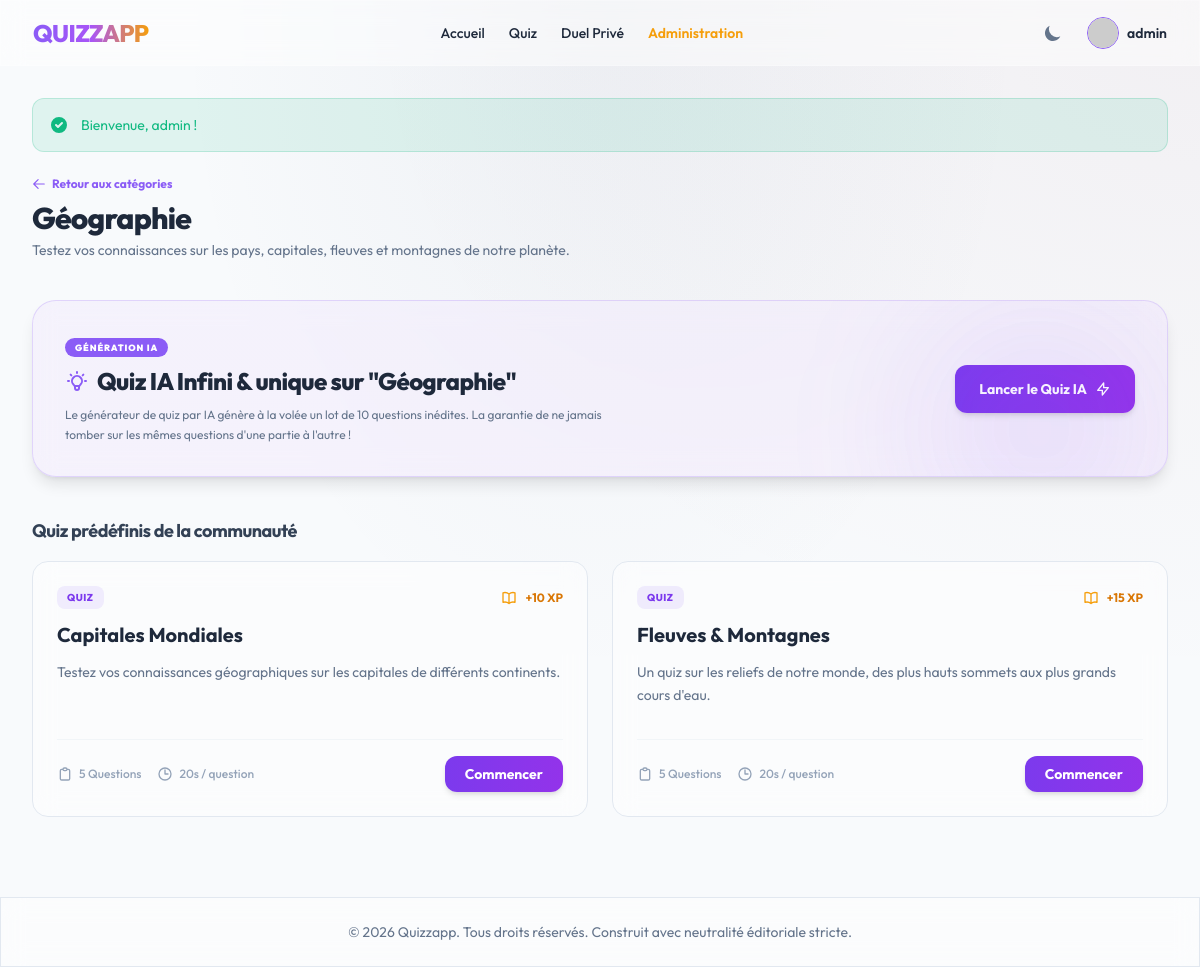
Page /category/geographie (signed in) on the committed database.
### tables this page shows
CREATE TABLE `categories` (
    `id` INT AUTO_INCREMENT PRIMARY KEY,
    `parent_id` INT DEFAULT NULL,
    `name` VARCHAR(100) NOT NULL UNIQUE,
    `slug` VARCHAR(100) NOT NULL UNIQUE,
    `description` TEXT DEFAULT NULL,
    `image_url` VARCHAR(255) DEFAULT NULL,
    `created_at` TIMESTAMP DEFAULT CURRENT_TIMESTAMP,
    INDEX `idx_categories_slug` (`slug`),
    CONSTRAINT `fk_categories_parent` FOREIGN KEY (`parent_id`) REFERENCES `categories` (`id`) ON DELETE CASCADE
);

CREATE TABLE `quizzes` (
    `id` INT AUTO_INCREMENT PRIMARY KEY,
    `category_id` INT NOT NULL,
    `title` VARCHAR(255) NOT NULL,
    `description` TEXT DEFAULT NULL,
    `time_limit` INT DEFAULT 30,  
    `xp_reward` INT DEFAULT 10,
    `play_count` INT DEFAULT 0,
    `created_at` TIMESTAMP DEFAULT CURRENT_TIMESTAMP,
    `updated_at` TIMESTAMP DEFAULT CURRENT_TIMESTAMP ON UPDATE CURRENT_TIMESTAMP,
    INDEX `idx_quizzes_category` (`category_id`),
    CONSTRAINT `fk_quizzes_category` FOREIGN KEY (`category_id`) REFERENCES `categories` (`id`) ON DELETE CASCADE
);

### app/Controllers/QuizController.php (called while the page is built, shortened)
<?php
class QuizController
{
    public function showCategory(array $params): void
    {
        $slug = $params['slug'];
        $category = Category::findBySlug($slug);
        $quizzes = Quiz::getByCategory((int)$category['id']);
        $subcategories = Category::getSubcategories((int)$category['id']);
        View::render('quiz/category_quizzes', [
            'category' => $category,
            'quizzes' => $quizzes,
            'subcategories' => $subcategories
        ]);
    }
}

### public/index.php (called while the page is built, shortened)
<?php
$container = new Container();
$router = new Router($container);
$router->get('/', [QuizController::class, 'index']);
$router->get('/category/{slug}', [QuizController::class, 'showCategory']);
$router->get('/quiz/{id}', [QuizController::class, 'play']);
$router->get('/quiz/dynamic/{id}', [QuizController::class, 'playDynamic']);
$router->post('/api/quiz/submit', [QuizController::class, 'submitScore'], [CSRFMiddleware::class]);
$router->post('/api/quiz/favorite', [QuizController::class, 'toggleFavorite'], [CSRFMiddleware::class]);
$router->get('/register', [AuthController::class, 'showRegister']);
$router->post('/register', [AuthController::class, 'register'], [CSRFMiddleware::class]);
$router->get('/verify-email', [AuthController::class, 'verifyEmail']);
$router->get('/login', [AuthController::class, 'showLogin']);
$router->post('/login', [AuthController::class, 'login'], [CSRFMiddleware::class]);
$router->get('/login/2fa', [AuthController::class, 'show2FA']);
$router->post('/login/2fa', [AuthController::class, 'verify2FA'], [CSRFMiddleware::class]);
$router->post('/logout', [AuthController::class, 'logout'], [AuthMiddleware::class, CSRFMiddleware::class]);
$router->get('/forgot-password', [AuthController::class, 'showForgotPassword']);
$router->post('/forgot-password', [AuthController::class, 'forgotPassword'], [CSRFMiddleware::class]);
$router->get('/reset-password', [AuthController::class, 'showResetPassword']);
$router->post('/reset-password', [AuthController::class, 'resetPassword'], [CSRFMiddleware::class]);
$router->get('/dashboard', [AuthController::class, 'dashboard'], [AuthMiddleware::class]);
$router->get('/settings', [AuthController::class, 'showSettings'], [AuthMiddleware::class]);
$router->post('/settings/profile', [AuthController::class, 'updateProfile'], [AuthMiddleware::class, CSRFMiddleware::class]);
$router->post('/settings/password', [AuthController::class, 'updatePassword'], [AuthMiddleware::class, CSRFMiddleware::class]);
$router->post('/settings/2fa/generate', [AuthController::class, 'generate2FA'], [AuthMiddleware::class, CSRFMiddleware::class]);
$router->post('/settings/2fa/enable', [AuthController::class, 'enable2FA'], [AuthMiddleware::class, CSRFMiddleware::class]);
$router->post('/settings/2fa/disable', [AuthController::class, 'disable2FA'], [AuthMiddleware::class, CSRFMiddleware::class]);
$router->post('/settings/profile/delete', [AuthController::class, 'deleteAccount'], [AuthMiddleware::class, CSRFMiddleware::class]);
$router->get('/duel', [DuelController::class, 'index'], [AuthMiddleware::class]);
$router->get('/duel/{code}', [DuelController::class, 'playRoom'], [AuthMiddleware::class]);
$router->get('/admin', [AdminController::class, 'dashboard'], [AdminMiddleware::class]);
$router->get('/admin/users', [AdminController::class, 'listUsers'], [AdminMiddleware::class]);
$router->post('/admin/users/role', [AdminController::class, 'updateUserRole'], [AdminMiddleware::class, CSRFMiddleware::class]);
$router->post('/admin/backup', [AdminController::class, 'backupDatabase'], [AdminMiddleware::class, CSRFMiddleware::class]);
$router->post('/admin/export', [AdminController::class, 'exportJSON'], [AdminMiddleware::class, CSRFMiddleware::class]);
$router->post('/admin/import', [AdminController::class, 'importJSON'], [AdminMiddleware::class, CSRFMiddleware::class]);
try {
    $router->dispatch();
} catch (Exception $e) {
    http_response_code(500);
    error_log("Internal Server Error: " . $e->getMessage() . "\n" . $e->getTraceAsString());
    echo "<h1>500 - Erreur Interne du Serveur</h1><p>Une erreur inattendue est survenue. Veuillez contacter l'administrateur.</p>";
}

### app/Core/Database.php (called while the page is built, shortened)
<?php
class Database
{
    private static ?PDO $pdo = null;
    public static function getConnection(): PDO
    {
        if (self::$pdo === null) {
            $configPath = dirname(__DIR__, 2) . '/config/database.php';
            $config = require $configPath;
            $dsn = sprintf(
                "mysql:host=%s;port=%s;dbname=%s;charset=%s",
                $config['host'],
                $config['port'],
                $config['dbname'],
                $config['charset']
            );
            try {
                self::$pdo = new PDO(
                    $dsn,
                    $config['username'],
                    $config['password'],
                    $config['options']
                );
            } catch (PDOException $e) {
                error_log("Database connection failure: " . $e->getMessage() . "\n" . $e->getTraceAsString());
                throw new Exception("Database connection failure.");
            }
        }
        return self::$pdo;
    }
    public static function query(string $sql, array $params = []): \PDOStatement
    {
        $pdo = self::getConnection();
        try {
            $stmt = $pdo->prepare($sql);
            $stmt->execute($params);
            return $stmt;
        } catch (PDOException $e) {
            error_log("Database query execution error: " . $e->getMessage() . " | SQL: " . $sql . "\n" . $e->getTraceAsString());
            throw new Exception("Erreur d'exécution de la base de données.");
        }
    }
    public static function fetchAll(string $sql, array $params = []): array
    {
        return self::query($sql, $params)->fetchAll();
    }
    public static function fetch(string $sql, array $params = []): ?array
    {
        $result = self::query($sql, $params)->fetch();
        return $result ? $result : null;
    }
}

### app/Models/Category.php (called while the page is built, shortened)
<?php
class Category
{
    public static function findBySlug(string $slug): ?array
    {
        return Database::fetch("SELECT * FROM categories WHERE slug = ?", [$slug]);
    }
}

### app/Models/Quiz.php (called while the page is built, shortened)
<?php
class Quiz
{
    public static function getByCategory(int $categoryId): array
    {
        return Database::fetchAll(
            "SELECT q.*,
             (SELECT COUNT(*) FROM questions WHERE quiz_id = q.id) as question_count
             FROM quizzes q
             WHERE q.category_id = ?
             ORDER BY q.title ASC",
            [$categoryId]
        );
    }
}

### views/quiz/category_quizzes.php (the view, shortened to what this page needs)
<div class="space-y-10">
    <div class="flex flex-col sm:flex-row items-start sm:items-center justify-between gap-4">
        <div>
            <a href="/" class="text-xs font-bold text-violet-500 hover:text-violet-600 dark:text-violet-400 dark:hover:text-violet-300 flex items-center space-x-1.5 transition-colors">
                <svg class="w-3.5 h-3.5" fill="none" stroke="currentColor" stroke-width="2" viewBox="0 0 24 24"><path stroke-linecap="round" stroke-linejoin="round" d="M10.5 19.5L3 12m0 0l7.5-7.5M3 12h18"></path></svg>
                <span>Retour aux catégories</span>
            </a>
            <h1 class="text-3xl font-extrabold tracking-tight mt-2 text-slate-800 dark:text-slate-100"><?php echo \App\Core\View::escape($category['name']); ?></h1>
            <p class="text-sm text-slate-500 dark:text-slate-400 mt-1"><?php echo \App\Core\View::escape($category['description']); ?></p>
        </div>
    </div>
    <div class="glass-card rounded-3xl p-6 md:p-8 shadow-lg border border-violet-500/20 bg-gradient-to-br from-violet-600/5 to-purple-600/5 relative overflow-hidden flex flex-col md:flex-row items-center justify-between gap-6">
        <div class="absolute top-0 right-0 w-64 h-64 bg-violet-500/10 rounded-full blur-3xl pointer-events-none"></div>
        <div class="space-y-2 max-w-xl text-center md:text-left">
            <span class="px-2.5 py-1 text-[9px] font-black uppercase rounded-full bg-violet-500 text-white tracking-widest">
                Génération IA
            </span>
            <h2 class="text-2xl font-extrabold tracking-tight text-slate-800 dark:text-slate-100 flex items-center justify-center md:justify-start gap-2">
                <span>Quiz IA Infini & unique sur "<?php echo \App\Core\View::escape($category['name']); ?>"</span>
            </h2>
            <p class="text-xs text-slate-500 dark:text-slate-400 leading-relaxed">
                Le générateur de quiz par IA génère à la volée un lot de 10 questions inédites. La garantie de ne jamais tomber sur les mêmes questions d'une partie à l'autre !
            </p>
        </div>
        <a href="/quiz/dynamic/<?php echo (int)$category['id']; ?>"
           class="px-6 py-3.5 rounded-xl font-bold text-white bg-gradient-to-r from-violet-600 to-purple-600 hover:from-violet-500 hover:to-purple-500 shadow-md hover:shadow-lg transition-all text-sm w-full md:w-auto text-center flex items-center justify-center gap-2">
            <span>Lancer le Quiz IA</span>
            <svg class="w-4 h-4" fill="none" stroke="currentColor" stroke-width="2" viewBox="0 0 24 24"><path stroke-linecap="round" stroke-linejoin="round" d="M13 10V3L4 14h7v7l9-11h-7z"></path></svg>
        </a>
    </div>
    <div class="space-y-4">
        <h2 class="text-lg font-bold tracking-tight text-slate-700 dark:text-slate-300">Quiz prédéfinis de la communauté</h2>
        <?php if (empty($quizzes)): ?>
            <div class="glass-card rounded-2xl p-12 text-center text-slate-500 dark:text-slate-400 border border-slate-200/80 dark:border-slate-800/40">
                <svg class="w-12 h-12 mx-auto text-slate-400 mb-3" fill="none" stroke="currentColor" stroke-width="2" viewBox="0 0 24 24"><path stroke-linecap="round" stroke-linejoin="round" d="M9.879 7.519c1.171-1.025 3.071-1.025 4.242 0 1.172 1.025 1.172 2.687 0 3.712-.203.179-.43.326-.67.442-.745.361-1.45.999-1.45 1.827v.75M21 12a9 9 0 11-18 0 9 9 0 0118 0zm-9 5.25h.008v.008H12v-.008z"></path></svg>
                Aucun quiz statique n'a encore été créé pour cette catégorie. Testez le quiz IA ci-dessus !
            </div>
        <?php else: ?>
            <div class="grid grid-cols-1 md:grid-cols-2 gap-6">
                <?php foreach ($quizzes as $quiz): ?>
                    <div class="glass-card rounded-2xl p-6 flex flex-col justify-between hover:shadow-lg transition-all border border-slate-200 dark:border-slate-800/40 hover:border-violet-500/20 group">
                        <div class="space-y-3">
                            <div class="flex justify-between items-center">
                                <span class="px-2.5 py-1 text-[10px] font-extrabold uppercase rounded-lg bg-violet-500/10 text-violet-600 dark:text-violet-400 tracking-wider">
                                    Quiz
                                </span>
                                <span class="text-xs text-amber-600 dark:text-amber-400 font-bold flex items-center space-x-1">
                                    <span>+<?php echo (int)$quiz['xp_reward']; ?> XP</span>
                                </span>
                            </div>
                            <h3 class="text-xl font-bold text-slate-800 dark:text-slate-100 group-hover:text-violet-500 transition-colors duration-200"><?php echo \App\Core\View::escape($quiz['title']); ?></h3>
                            <p class="text-sm text-slate-500 dark:text-slate-400 leading-relaxed"><?php echo \App\Core\View::escape($quiz['description']); ?></p>
                        </div>
                        <div class="mt-8 pt-4 border-t border-slate-200/40 dark:border-slate-800/40 flex items-center justify-between">
                            <div class="flex space-x-4 text-xs text-slate-400 font-medium">
                                <span class="flex items-center">
                                    <svg class="w-4 h-4 text-slate-400 mr-1.5" fill="none" stroke="currentColor" stroke-width="2" viewBox="0 0 24 24"><path stroke-linecap="round" stroke-linejoin="round" d="M9 5H7a2 2 0 00-2 2v12a2 2 0 002 2h10a2 2 0 002-2V7a2 2 0 00-2-2h-2M9 5a2 2 0 002 2h2a2 2 0 002-2M9 5a2 2 0 012-2h2a2 2 0 012 2"></path></svg>
                                    <span><?php echo $quiz['question_count']; ?> Questions</span>
                                </span>
                                <span class="flex items-center">
                                    <svg class="w-4 h-4 text-slate-400 mr-1.5" fill="none" stroke="currentColor" stroke-width="2" viewBox="0 0 24 24"><path stroke-linecap="round" stroke-linejoin="round" d="M12 6v6h4.5m4.5 0a9 9 0 11-18 0 9 9 0 0118 0z"></path></svg>
                                    <span><?php echo (int)$quiz['time_limit']; ?>s / question</span>
                                </span>
                            </div>
                            <a href="/quiz/<?php echo $quiz['id']; ?>" class="px-5 py-2 font-bold text-white bg-gradient-to-r from-violet-600 to-purple-600 hover:from-violet-500 hover:to-purple-500 rounded-xl transition-all shadow-md text-sm">
                                Commencer
                            </a>
                        </div>
                    </div>
                <?php endforeach; ?>
            </div>
        <?php endif; ?>
    </div>
</div>

### app/Core/Router.php (shortened to what this page needs)
<?php
class Router
{
    private array $routes = [];
    private Container $container;
    public function __construct(Container $container)
    {
        $this->container = $container;
    }
    private function addRoute(string $method, string $path, array $handler, array $middlewares): void
    {
        $regexPath = preg_replace('/\{([a-zA-Z0-9_]+)\}/', '(?P<$1>[^/]+)', $path);
        $regexPath = '#^' . $regexPath . '$#';
        $this->routes[] = [
            'method' => $method,
            'path' => $path,
            'regex' => $regexPath,
            'controller' => $handler[0],
            'action' => $handler[1],
            'middlewares' => $middlewares
        ];
    }
    public function dispatch(): void
    {
        $uri = parse_url($_SERVER['REQUEST_URI'], PHP_URL_PATH);
        $method = $_SERVER['REQUEST_METHOD'] ?? 'GET';
        $effectiveMethod = $method === 'HEAD' ? 'GET' : $method;
        foreach ($this->routes as $route) {
            if ($route['method'] === $effectiveMethod && preg_match($route['regex'], $uri, $matches)) {
                $params = array_filter($matches, 'is_string', ARRAY_FILTER_USE_KEY);
                $controller = $this->container->get($route['controller']);
                $action = $route['action'];
                call_user_func_array([$controller, $action], [$params]);
                return;
            }
        }
    }
}

### views/layouts/main.php (style rules this page uses)
.premium-bg-light { background-color: #f8fafc; background-image: radial-gradient(at 0% 0%, hsla(253,16%,7%,0) 0, transparent 50%), radial-gradient(at 50% 0%, hsla(225,39%,30%,0.05) 0, transparent 50%), radial-gradient(at 100% 0%, hsla(339,49%,30%,0.05) 0, transparent 50%); }
.glass-card { background: rgba(255, 255, 255, 0.45); backdrop-filter: blur(12px); -webkit-backdrop-filter: blur(12px); border: 1px solid rgba(255, 255, 255, 0.25); }

### rows in the picture
categories: name "Géographie", description "Testez vos connaissances sur les pays, capitales, fleuves et montagnes de notre planète."
quizzes: xp_reward "10", title "Capitales Mondiales", description "Testez vos connaissances géographiques sur les capitales de différents continents.", question_count "5", time_limit "20"
quizzes: xp_reward "15", title "Fleuves & Montagnes", description "Un quiz sur les reliefs de notre monde, des plus hauts sommets aux plus grands cours d'eau.", question_count "5", time_limit "20"
